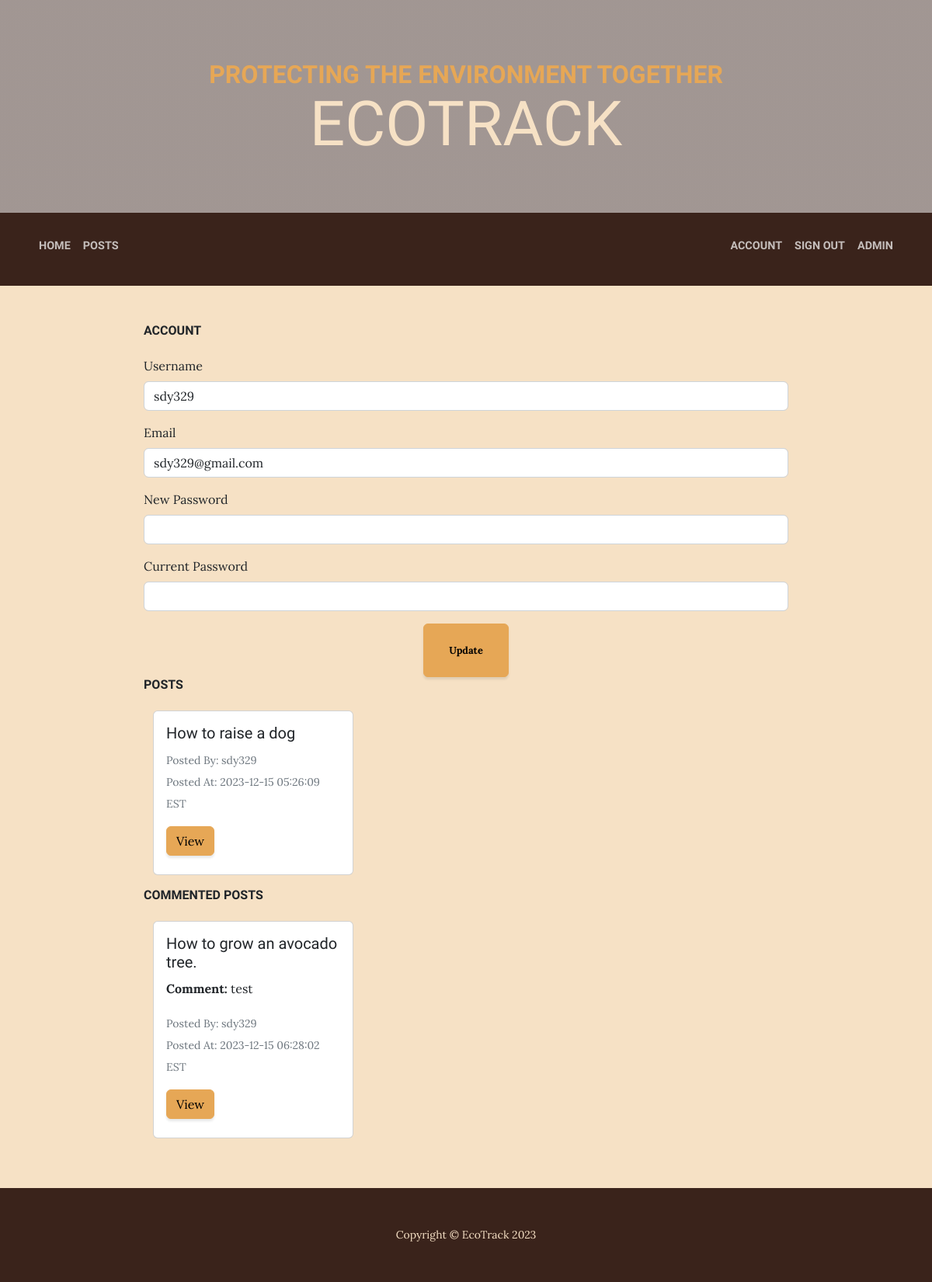
Before: /account/index.php?id=21 (signed in) with the older database file.
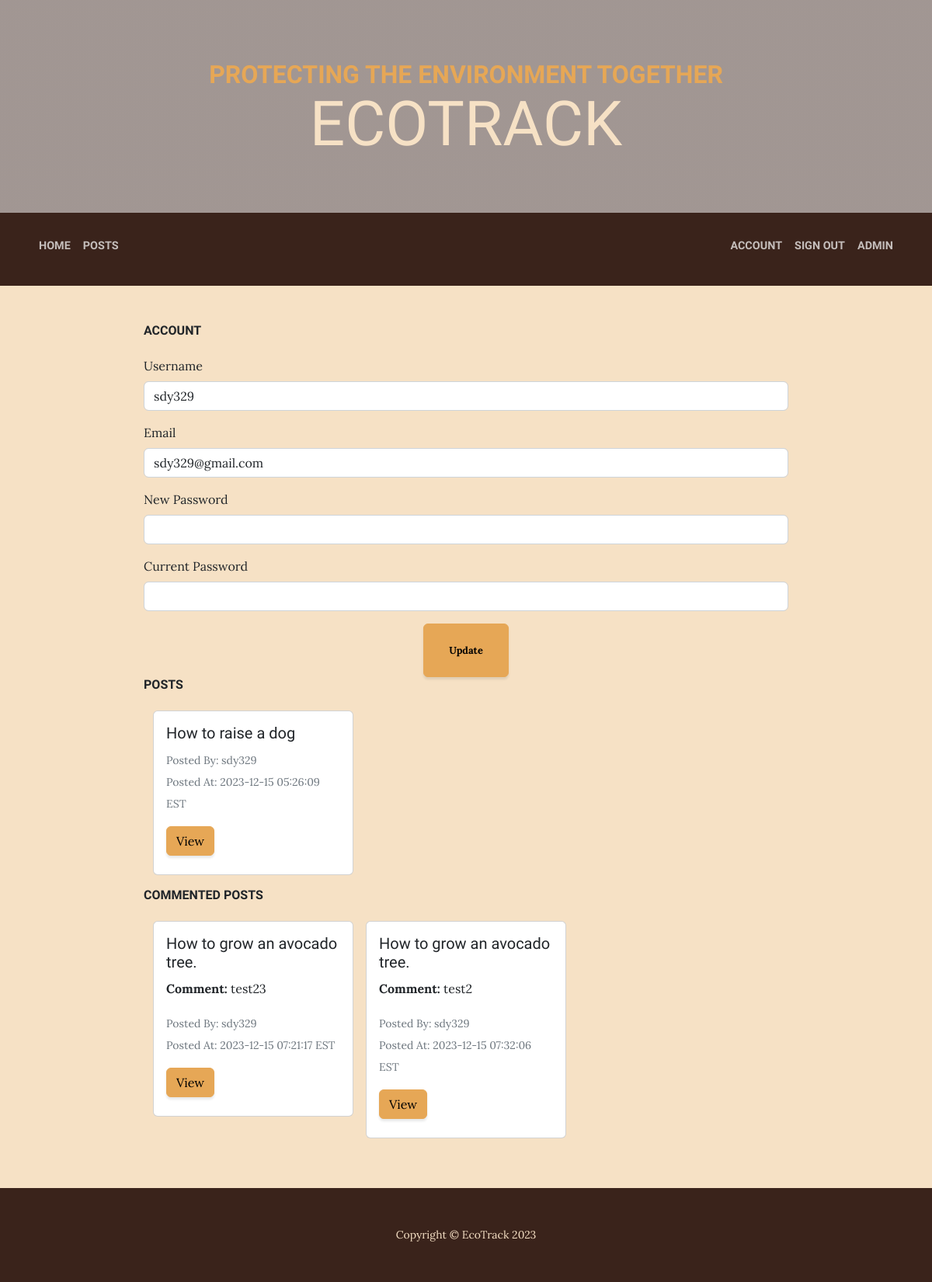
After: the same page with the newer database file.
### tables this page shows
CREATE TABLE `posts` (
  `ID` int(10) UNSIGNED NOT NULL,
  `userID` int(10) UNSIGNED DEFAULT NULL,
  `title` varchar(100) DEFAULT NULL,
  `content` longtext DEFAULT NULL,
  `postedDateTime` datetime DEFAULT NULL
);

CREATE TABLE `users` (
  `ID` int(10) UNSIGNED NOT NULL,
  `username` varchar(48) NOT NULL,
  `email` varchar(254) NOT NULL,
  `password` varchar(254) NOT NULL
);

CREATE TABLE `comments` (
  `ID` int(10) UNSIGNED NOT NULL,
  `postID` int(10) UNSIGNED NOT NULL,
  `userID` int(10) UNSIGNED NOT NULL,
  `comment` text DEFAULT NULL,
  `postedDateTime` datetime DEFAULT NULL
);

### public/global.php (called while the page is built, shortened)
<?php
function query($query, $data){
    $stmt = __DB__->prepare($query);
    $stmt->execute($data);
    return $stmt;
}
function getAuthor($id){
    $author = query('SELECT username FROM users WHERE ID = ?', [$id])->fetch()['username'];
    return $author;
}
function getPost($id){
    $post = query('SELECT * FROM posts WHERE ID = ?', [$id])->fetch();
    return $post;
}

### public/account/index.php (the view, shortened to what the changed rows need)
<?php
require_once('../global.php');
function generatePostsCards(){
    $posts = query('SELECT * FROM posts WHERE userID = ?', [$_GET['id']])->fetchAll();
    $counter = 0;
    foreach($posts as $post){
        if ($counter % 3 == 0) echo '<div class="row row-cols-1 row-cols-md-3 g-3">';
        echo '<div class="col mb-3">
        <div class="card">
            <div class="card-body">
                <h5 class="card-title">'.$post['title'].'</h5>
                <p class="card-text"><small class="text-muted">Posted By: '.getAuthor($post['userID']).'</small><br/>
                <small class="text-muted">Posted At: '.$post['postedDateTime'].' EST</small></p>
                <div class="btn-group mb-2" role="group" aria-label="Post Actions">
                    <a href="../post/index.php?id='.$post['ID'].'"><button class="btn btn-primary">View</button></a>
                </div>
            </div>
        </div>
    </div>';
        $counter++;
    }
    if ($counter % 3 != 0) echo '</div>';
}
function generateCommentsCards(){
    $comments = query('SELECT * FROM comments WHERE userID = ?', [$_GET['id']])->fetchAll();
    $counter = 0;
    foreach($comments as $comment){
        $post = getPost($comment['postID']);
        if ($counter % 3 == 0) echo '<div class="row row-cols-1 row-cols-md-3 g-3">';
        echo '<div class="col mb-3">
        <div class="card">
            <div class="card-body">
                <h5 class="card-title">'.$post['title'].'</h5>
                <p class="card-text"><strong>Comment: </strong>'.$comment['comment'].'</p>
                <p class="card-text"><small class="text-muted">Posted By: '.getAuthor($comment['userID']).'</small><br/>
                <small class="text-muted">Posted At: '.$comment['postedDateTime'].' EST</small></p>
                <div class="btn-group mb-2" role="group" aria-label="Post Actions">
                    <a href="../post/index.php?id='.$comment['postID'].'"><button class="btn btn-primary">View</button></a>
                </div>
            </div>
        </div>
    </div>';
        $counter++;
    }
    if ($counter % 3 != 0) echo '</div>';
}
?>
<!DOCTYPE html>
<html lang="en">
<head>
    <link href="../css/styles.css" rel="stylesheet" />
</head>
<body>
    <header>
        <h1 class="site-heading text-center text-faded d-none d-lg-block">
            <span class="site-heading-upper text-primary mb-3">Protecting the environment together</span>
            <span class="site-heading-lower">EcoTrack</span>
        </h1>
    </header>
    <section class="bg-faded">
        <div class="container">
            <div class="row">
                <div class="col-lg-10 mx-auto">
                    <div class="bg-faded p-5 rounded">
                        <h2 class="section-heading mb-4"><span class="section-heading-upper">Account</span></h2>
                        <h2 class="section-heading mb-4"><span class="section-heading-upper">Posts</span></h2>
                        <div class="container-fluid">
                            <?= generatePostsCards(); ?>
                        </div>
                        <h2 class="section-heading mb-4"><span class="section-heading-upper">Commented Posts</span></h2>
                        <div class="container-fluid">
                            <?= generateCommentsCards(); ?>
                        </div>
                    </div>
                </div>
            </div>
        </div>
    </section>
</body>
</html>

Changed rows visible on the page:
removed comments: postID.title "How to grow an avocado tree.", comment "test", userID.username "sdy329", postedDateTime "2023-12-15 06:28:02"
added comments: postID.title "How to grow an avocado tree.", comment "test23", userID.username "sdy329", postedDateTime "2023-12-15 07:21:17"
added comments: postID.title "How to grow an avocado tree.", comment "test2", userID.username "sdy329", postedDateTime "2023-12-15 07:32:06"
